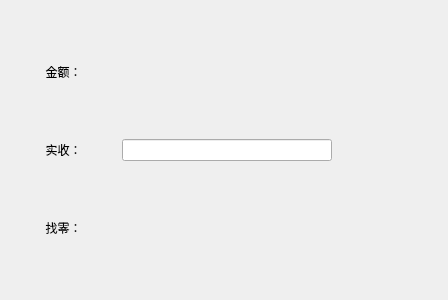
<?xml version="1.0" encoding="UTF-8"?>
<ui version="4.0">
 <class>FormCalChange</class>
 <widget class="QWidget" name="FormCalChange">
  <property name="geometry">
   <rect>
    <x>0</x>
    <y>0</y>
    <width>448</width>
    <height>300</height>
   </rect>
  </property>
  <property name="windowTitle">
   <string>Form</string>
  </property>
  <property name="styleSheet">
   <string notr="true"/>
  </property>
  <layout class="QGridLayout" name="gridLayout" rowstretch="0,0,0" columnstretch="1,1,1,1">
   <item row="0" column="0">
    <widget class="QLabel" name="label">
     <property name="text">
      <string>金额：</string>
     </property>
     <property name="alignment">
      <set>Qt::AlignCenter</set>
     </property>
     <property name="className" stdset="0">
      <string>fccAll</string>
     </property>
    </widget>
   </item>
   <item row="1" column="0">
    <widget class="QLabel" name="label_2">
     <property name="text">
      <string>实收：</string>
     </property>
     <property name="alignment">
      <set>Qt::AlignCenter</set>
     </property>
     <property name="className" stdset="0">
      <string>fccAll</string>
     </property>
    </widget>
   </item>
   <item row="1" column="1" colspan="2">
    <widget class="QLineEdit" name="lineEdit">
     <property name="className" stdset="0">
      <string>fccAll</string>
     </property>
    </widget>
   </item>
   <item row="2" column="1" colspan="2">
    <widget class="QLabel" name="label_5">
     <property name="text">
      <string/>
     </property>
     <property name="className" stdset="0">
      <string>fccAll</string>
     </property>
    </widget>
   </item>
   <item row="2" column="0">
    <widget class="QLabel" name="label_4">
     <property name="text">
      <string>找零：</string>
     </property>
     <property name="alignment">
      <set>Qt::AlignCenter</set>
     </property>
     <property name="className" stdset="0">
      <string>fccAll</string>
     </property>
    </widget>
   </item>
   <item row="1" column="3">
    <spacer name="horizontalSpacer">
     <property name="orientation">
      <enum>Qt::Horizontal</enum>
     </property>
     <property name="sizeHint" stdset="0">
      <size>
       <width>40</width>
       <height>20</height>
      </size>
     </property>
    </spacer>
   </item>
   <item row="0" column="1" colspan="2">
    <widget class="QLabel" name="label_3">
     <property name="text">
      <string/>
     </property>
     <property name="className" stdset="0">
      <string>fccAll</string>
     </property>
    </widget>
   </item>
  </layout>
 </widget>
 <resources/>
 <connections/>
</ui>
